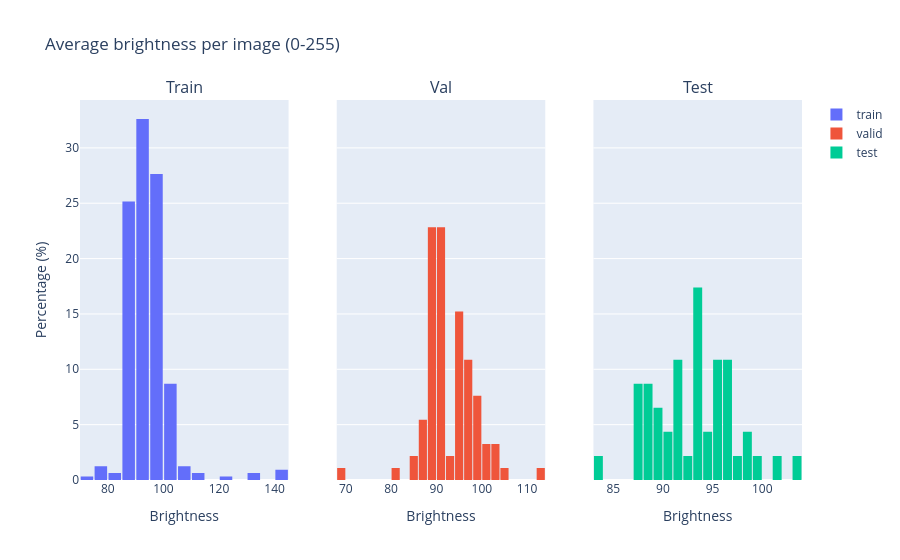

This figure's notebook cell:
### Code cell
fig = make_subplots(rows=1, cols=3, subplot_titles=["Train", "Val", "Test"], shared_xaxes=True, shared_yaxes=True)

for i, split in enumerate(["train", "valid", "test"], 1):
    split_brightness = [b for b, s in zip(brightness, brightness_splits) if s == split]
    fig.add_trace(go.Histogram(x=split_brightness, name=split, nbinsx=30, histnorm="percent"), row=1, col=i)

fig.update_layout(title="Average brightness per image (0-255)", bargap=0.1)
fig.update_xaxes(title_text="Brightness")
fig.update_yaxes(title_text="Percentage (%)", col=1)
fig.show()

### Figure 1 — Plotly figure (JSON) as saved in the notebook; plotly's stock layout.template omitted (floating-point values rounded to 4 significant figures; data arrays with more than 128 entries replaced by an {"elided": "..."} marker saying what was removed)
{"data": [{"histnorm": "percent", "name": "train", "nbinsx": 30, "type": "histogram", "x": {"elided": "322 float values"}, "xaxis": "x", "yaxis": "y"}, {"histnorm": "percent", "name": "valid", "nbinsx": 30, "type": "histogram", "x": [91.06, 85.04, 90.96, 90.38, 69.76, 96.03, 84.73, 95.51, 89.34, 90.58, 89.46, 89.0, 98.34, 105.3, 95.58, 89.69, 91.12, 89.49, 90.93, 99.61, 88.3, 90.49, 98.77, 90.71, 97.98, 88.69, 97.58, 90.02, 91.28, 97.59, 92.32, 88.82, 90.82, 94.86, 89.19, 88.7, 90.35, 88.26, 98.28, 91.44, 87.08, 96.7, 88.52, 102.6, 94.91, 94.8, 97.33, 98.63, 98.33, 100.1, 101.8, 88.8, 90.99, 93.63, 88.32, 90.22, 95.6, 91.78, 90.27, 87.44, 90.33, 95.5, 89.0, 95.3, 96.28, 94.75, 89.38, 101.0, 81.42, 94.23, 90.73, 89.82, 89.01, 87.74, 103.7, 91.39, 88.24, 87.62, 87.38, 113.0, 91.76, 94.38, 88.91, 99.04, 89.62, 96.48, 94.77, 97.46, 104.0, 96.27, 95.46, 94.25], "xaxis": "x2", "yaxis": "y2"}, {"histnorm": "percent", "name": "test", "nbinsx": 30, "type": "histogram", "x": [96.49, 98.71, 88.77, 91.97, 96.82, 97.63, 88.67, 88.69, 88.14, 93.9, 96.29, 94.46, 83.09, 93.89, 95.9, 96.76, 93.35, 90.66, 99.76, 96.94, 93.34, 93.84, 89.0, 87.71, 89.49, 91.54, 103.7, 87.32, 92.27, 101.2, 91.38, 90.94, 87.83, 91.84, 89.22, 95.91, 91.15, 95.51, 93.58, 93.47, 87.73, 94.79, 95.99, 93.46, 95.93, 98.53], "xaxis": "x3", "yaxis": "y3"}], "layout": {"annotations": [{"font": {"size": 16}, "showarrow": false, "text": "Train", "x": 0.1444, "xanchor": "center", "xref": "paper", "y": 1, "yanchor": "bottom", "yref": "paper"}, {"font": {"size": 16}, "showarrow": false, "text": "Val", "x": 0.5, "xanchor": "center", "xref": "paper", "y": 1, "yanchor": "bottom", "yref": "paper"}, {"font": {"size": 16}, "showarrow": false, "text": "Test", "x": 0.8556, "xanchor": "center", "xref": "paper", "y": 1, "yanchor": "bottom", "yref": "paper"}], "bargap": 0.1, "title": {"text": "Average brightness per image (0-255)"}, "xaxis": {"anchor": "y", "domain": [0, 0.2889], "title": {"text": "Brightness"}}, "xaxis2": {"anchor": "y2", "domain": [0.3556, 0.6444], "title": {"text": "Brightness"}}, "xaxis3": {"anchor": "y3", "domain": [0.7111, 1], "title": {"text": "Brightness"}}, "yaxis": {"anchor": "x", "domain": [0, 1], "title": {"text": "Percentage (%)"}}, "yaxis2": {"anchor": "x2", "domain": [0, 1], "matches": "y", "showticklabels": false}, "yaxis3": {"anchor": "x3", "domain": [0, 1], "matches": "y", "showticklabels": false}}}
